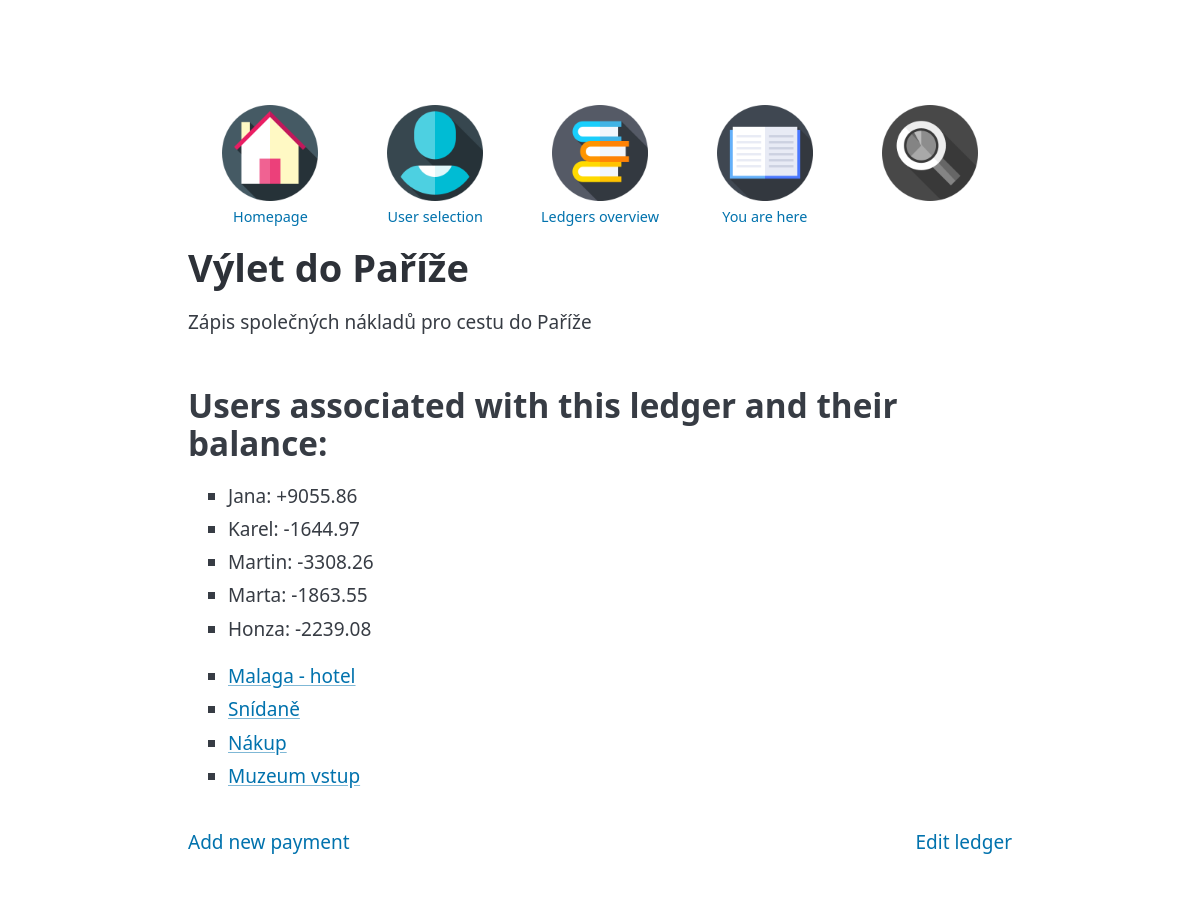
The page /ledger_detail/1/1/ on the database its author committed.
### Bill_2_split/models.py (models this page shows, shortened)
class AbstractBase(models.Model):
    name = models.CharField(max_length=100)
    slug = models.SlugField(max_length=100, blank=True)
    desc = models.CharField(max_length=2000, blank=True)
    class Meta:
        abstract = True

class Ledger(AbstractBase):
    user = models.ForeignKey(User, on_delete=models.PROTECT)

class Payment(AbstractBase):
    user = models.ForeignKey(User, on_delete=models.PROTECT)
    ledger = models.ForeignKey(Ledger, on_delete=models.PROTECT)
    entry_time = models.DateTimeField(default=datetime.now)
    cost = models.DecimalField(max_digits=10, decimal_places=2)
    payment_time = models.DateTimeField(default=datetime.now)

### Bill_2_split/views.py (the view)
class LedgerDetailView(generic.DetailView):
    model = Ledger
    template_name = 'Bill_2_split/ledger_detail.html'
    title = 'Ledger detail'
    def get_object(self):
        ledger_pk = self.kwargs.get('ledger_pk')
        return Ledger.objects.get(pk=ledger_pk)
    def get_context_data(self, **kwargs):
        context = super().get_context_data(**kwargs)
        ledger = self.get_object()
        user_id = self.kwargs.get('user_pk')
        user = User.objects.get(pk=user_id)
        payments = Payment.objects.filter(ledger=ledger)
        relations = Relation.objects.filter(payment__in=payments)
        ledger_users = User.objects.filter(relation__in=relations).distinct()
        user_balances = []
        for user in ledger_users:
            user_relations = relations.filter(user=user)
            balance = sum(
                payment.cost * relation.relation
                for payment in payments
                for relation in user_relations
                if relation.payment == payment
            )
            balance_str = f"{user.name}: {balance:+.2f}"
            user_balances.append(balance_str)
            print(f'User: {user.name}, Balance: {balance}')
        context['relations'] = relations
        context['ledger'] = ledger
        context['ledger_users'] = ledger_users
        context['payments'] = payments
        context['user'] = user
        context['user_balances'] = user_balances
        return context

### Bill_2_split/templates/Bill_2_split/ledger_detail.html (shortened to what this page needs)
{% extends 'Bill_2_split/_base.html' %}
{% block Bill_2_split_content %}
{% load static %}
<nav id="horni-nav">
    <ul>
        <li><a href="{% url 'Bill_2_split:IndexView' %}">
            <img src="{% static 'Bill_2_split/icons/home_page.png' %}"><span>Homepage</span></a></li>
        <li><a href="{% url 'Bill_2_split:UserView' %}">
            <img src="{% static 'Bill_2_split/icons/user.png' %}"><span>User selection</span></a></li>
        <li><a href="{% url 'Bill_2_split:ListOfLedgersView' user.pk %}">
            <img src="{% static 'Bill_2_split/icons/ledgers.png' %}"><span>Ledgers overview</span></a></li>
        <li><a href="{% url 'Bill_2_split:LedgerDetailView' ledger.pk user.pk %}">
            <img src="{% static 'Bill_2_split/icons/ledger.png' %}"><span>You are here</span></a></li>
        <li><a href=""><img src="{% static 'Bill_2_split/icons/bw_glass.png' %}"></a></li>
    </ul>
</nav>
<h1>
    {{ ledger.name }}
</h1>
<p> {{ ledger.desc }}</p>
<h2>Users associated with this ledger and their balance:</h2>
<ul>
    {% for user_balance in user_balances %}
    <li>{{ user_balance }}</li>
    {% empty %}
    <li>No users associated with this ledger.</li>
    {% endfor %}
</ul>
<ul>
    {% for payment in payments %}
    <li>
        <a href="{% url 'Bill_2_split:PaymentDetailView' payment.pk ledger.pk user.pk %}"> {{ payment.name }} </a>
    </li>
    {% endfor %}
</ul>
<nav>
    <ul>
        <li>
            <a href="{% url 'Bill_2_split:PaymentAddView' ledger.pk user.pk %}">Add new payment</a>
        </li>
    </ul>
    <ul>
        <li>
            <a href="{% url 'Bill_2_split:LedgerEditView' ledger.pk user.pk %}"> Edit ledger</a>
        </li>
    </ul>
</nav>
{% endblock %}

### Bill_2_split/static/Bill_2_split/base.css (style rules this page uses)
body { max-width: 75%; margin: 0 auto; padding: 2rem; }
#horni-nav { display: flex; justify-content: space-around; align-items: center; }
#horni-nav ul { list-style-type: none; margin: 0; padding: 0; display: flex; justify-content: space-around; width: 100%; align-items: flex-start; }
#horni-nav ul li { text-align: center; display: flex; flex-direction: column; align-items: center; width: 20%; height: 20%; }
#horni-nav ul li a { display: flex; flex-direction: column; align-items: center; }
#horni-nav ul li img { width: 8vw; height: 8vw; transition: width 0.2s ease-in-out, height 0.2s ease-in-out; }
#horni-nav ul li span { font-size: 1.2vw; margin-top: 5px; }

### rows shown on the page
Ledger: name "Výlet do Paříže", desc "Zápis společných nákladů pro cestu do Paříže"
Payment: name "Malaga - hotel"
Payment: name "Snídaně"
Payment: name "Nákup"
Payment: name "Muzeum vstup"

### other values the page prints
{{ user_balance }} "Jana: +9055.86" "Karel: -1644.97" "Martin: -3308.26" "Marta: -1863.55" "Honza: -2239.08"
